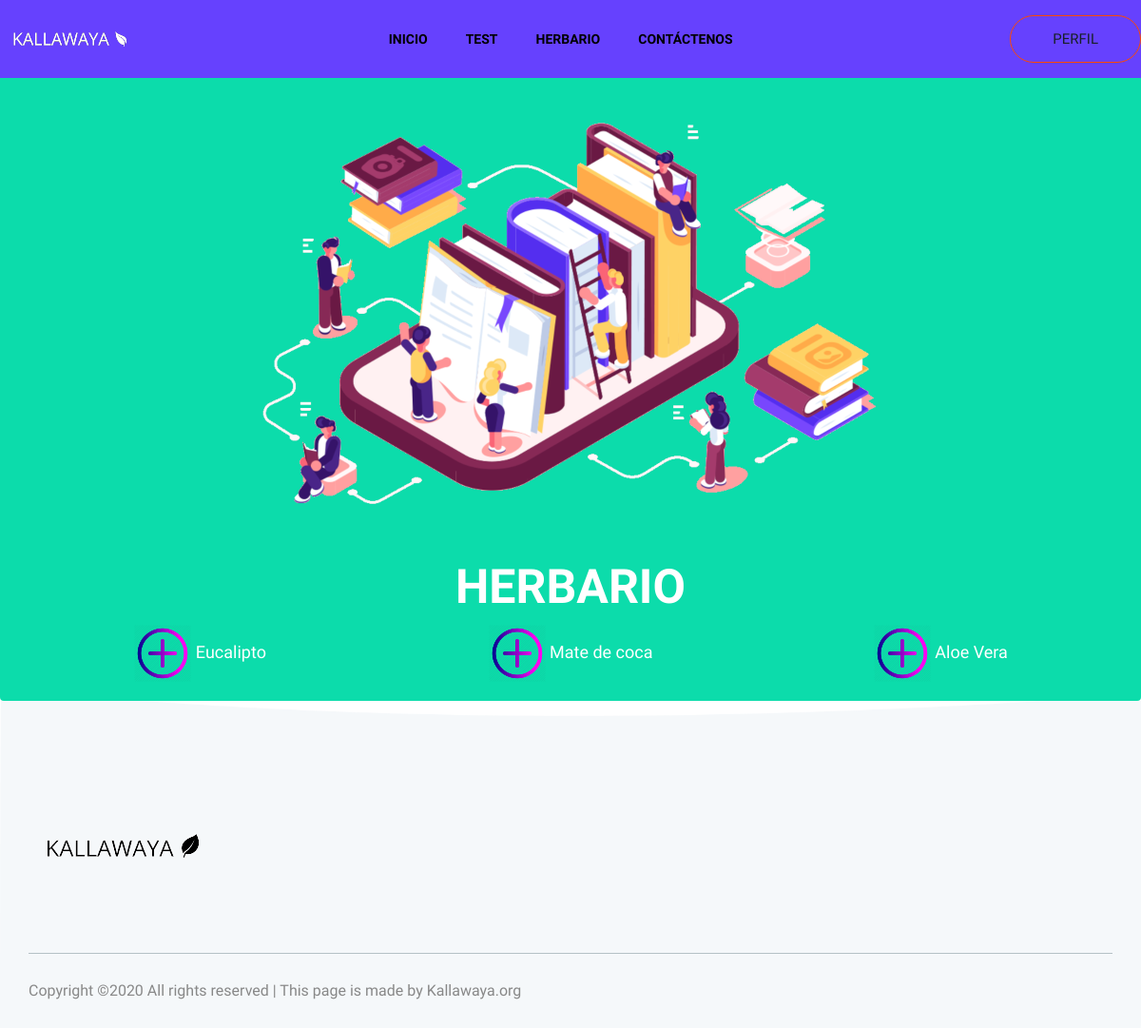
The app's page /kallawaya/herbario2/, older data.
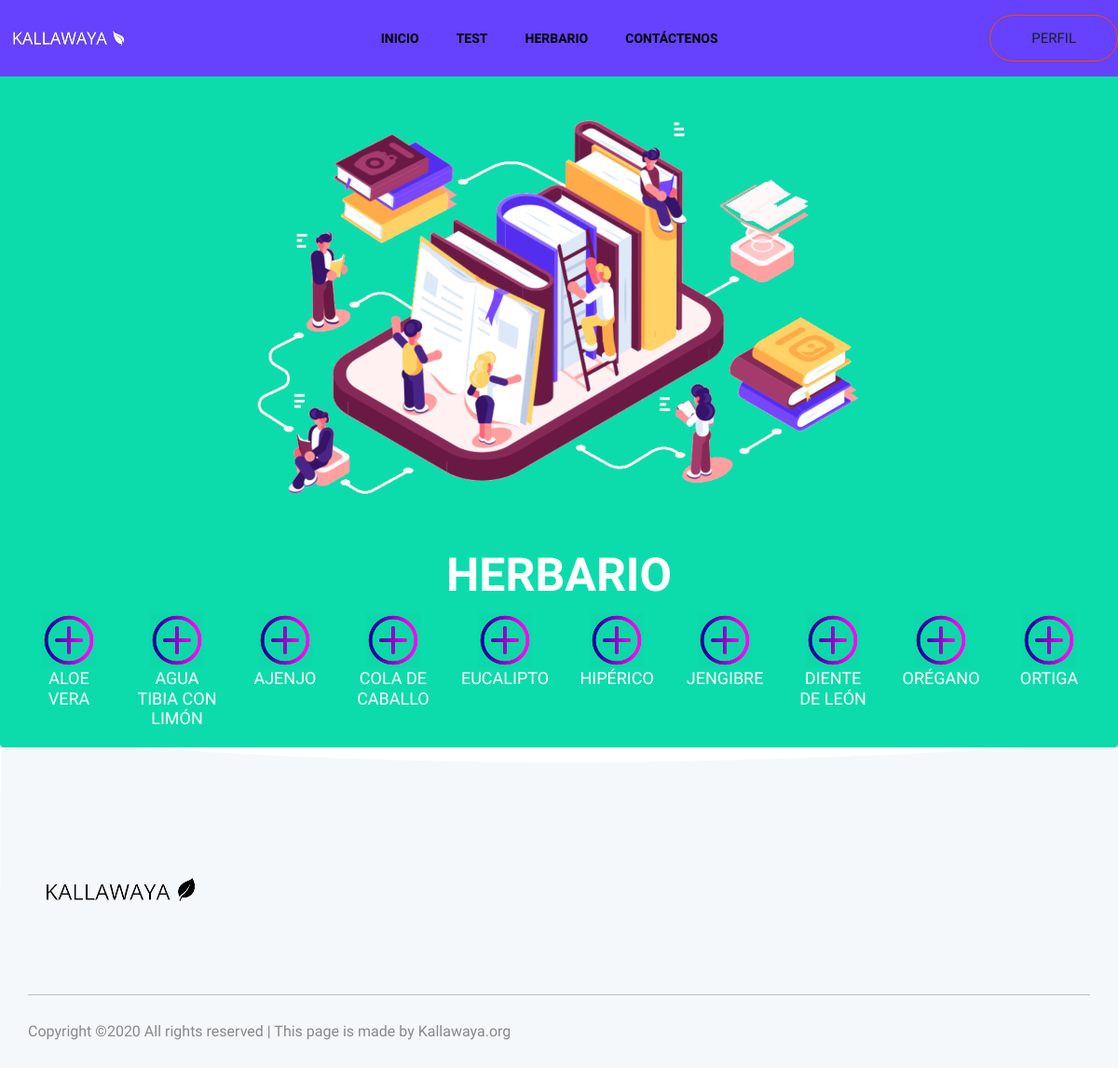
The same page, newer data.
### appkallawaya/models.py (models this page shows, shortened)
class Plant(models.Model):
    name = models.CharField(max_length=100, default='')
    description = models.CharField(max_length=1500, default='')
    cura = models.CharField(max_length=1500, default='')

### appkallawaya/views.py (the view, shortened to what this page needs)
# urls.py: path('herbario2/', views.herbario2, name='herbario2'),
def herbario2(request, pk=None):
    if pk == None:
        plants = Plant.objects.all()
        return render(request, 'kallawaya/herbario2.html', {'plants': plants})

### appkallawaya/templates/kallawaya/herbario2.html (shortened to what this page needs)
{% extends 'base.html' %}
{% block body %}
        {% load static %}
    <section class="breadcrumb breadcrumb_bg"  style="background-color: #0cdcab">
        <div class="container">
            <div class="row">
                <div class="col-lg-12">
                    <div class="breadcrumb_iner text-center">
                        <div class="breadcrumb_iner_item">
                            <br>
                            <br>
                            <img src="{% static 'kallawaya/img/herbario2.png' %}">
                            <h2>HERBARIO</h2>
                        </div>
                    </div>
                </div>
            </div>
        </div>
        <div class="container">
            <div class="row">
                {% for instance in plants  %}
                <div class="col-sm">
                    <a href="{% url 'appkallawaya:herbario2_picked' pk=instance.id %}"><h4 style="color: white"> <img src="{% static 'kallawaya/img/plus1.png' %}"> {{ instance.name }}</h4></a>
                </div>
                {% endfor %}
            </div>
        </div>
</section>
    <footer class="footer_part">
        <div class="container">
            <div class="row">
                <div class="col-sm-8 col-md-4 col-lg-4">
                    <div class="single_footer_part">
                        <a href="index.html" class="footer_logo_iner"> <img src="{% static 'kallawaya/img/logo1.png' %}" alt="#"> </a>
                    </div>
                </div>
                <div class="col-sm-4 col-md-4 col-lg-2">
                </div>
                <div class="col-sm-4 col-md-4 col-lg-2">
                </div>
                <div class="col-sm-4 col-md-4 col-lg-2">
                </div>
                <div class="col-sm-4 col-md-3 col-lg-2">
                </div>
            </div>
            <hr>
            <div class="row">
                <div class="col-lg-8">
                    <div class="copyright_text">
                        <P>
Copyright &copy;<script>document.write(new Date().getFullYear());</script> All rights reserved | This page is made by Kallawaya.org
</P>
                    </div>
                </div>
            </div>
        </div>
    </footer>
{% endblock %}

Row changes from the older to the newer data that the page shows:
removed Plant: name "Eucalipto"
removed Plant: name "Mate de coca"
removed Plant: name "Aloe Vera"
added Plant: name "ALOE VERA"
added Plant: name "AGUA TIBIA CON LIMÓN"
added Plant: name "AJENJO"
added Plant: name "COLA DE CABALLO"
added Plant: name "EUCALIPTO"
added Plant: name "HIPÉRICO"
added Plant: name "JENGIBRE"
added Plant: name "DIENTE DE LEÓN"
added Plant: name "ORÉGANO"
added Plant: name "ORTIGA"
